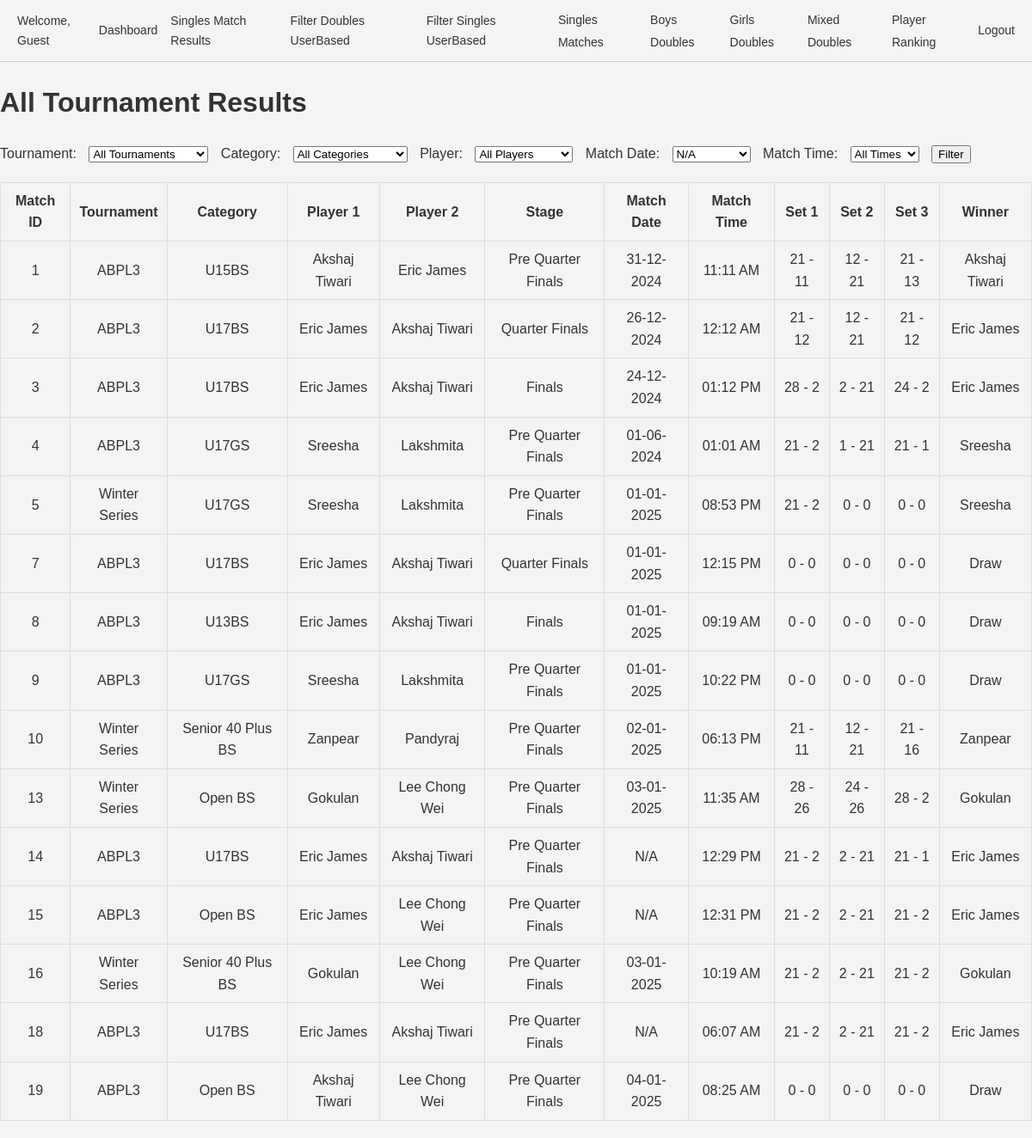
Before: /results_singles.php with the older database file.
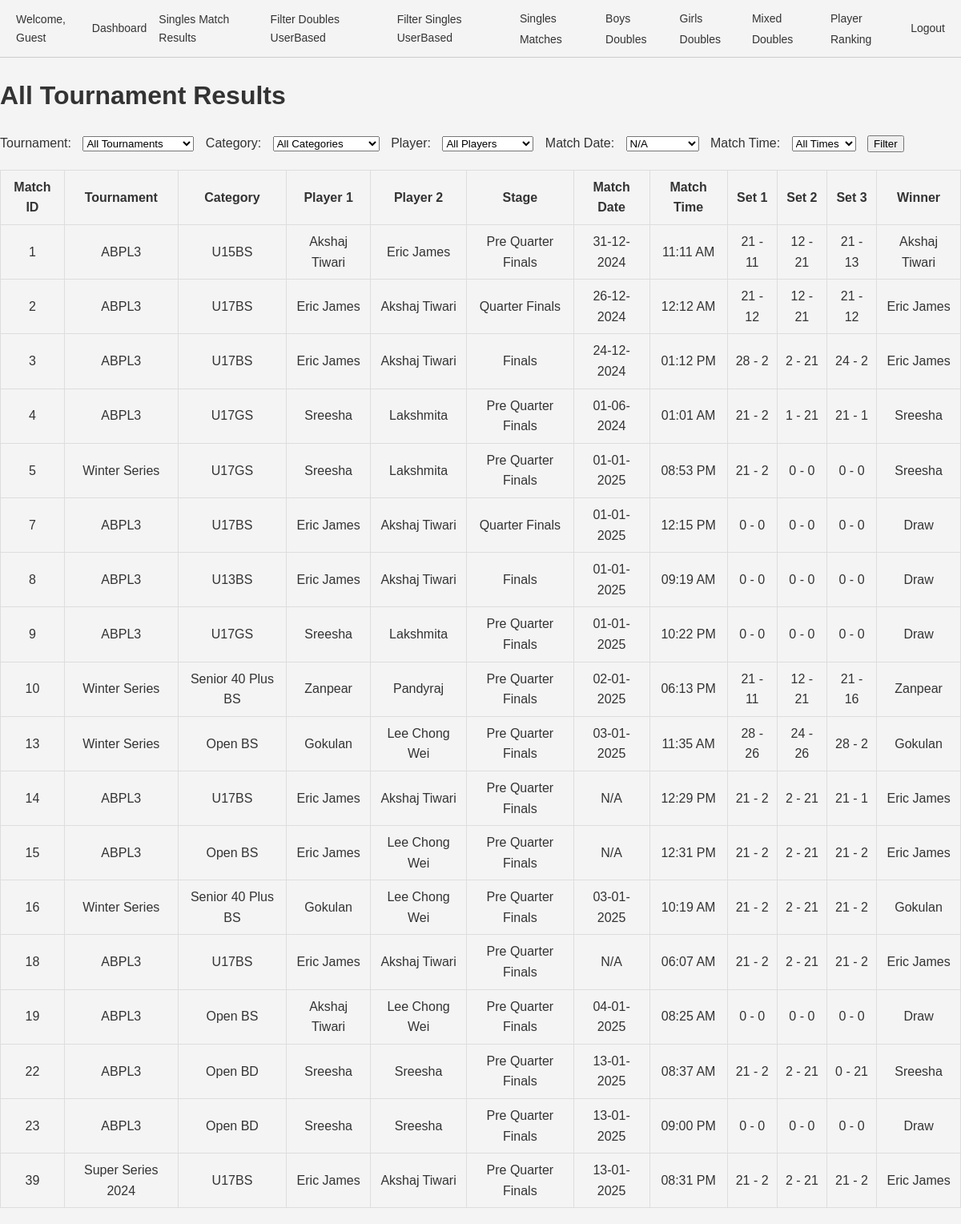
After: the same page with the newer database file.
### tables this page shows
CREATE TABLE `matches` (
  `id` int(11) NOT NULL,
  `tournament_id` int(11) NOT NULL,
  `category_id` int(11) NOT NULL,
  `pool` enum('A','B') DEFAULT NULL,
  `player1_id` int(11) DEFAULT NULL,
  `player2_id` int(11) DEFAULT NULL,
  `pre_quarter` tinyint(1) DEFAULT 0,
  `quarter` tinyint(1) DEFAULT 0,
  `semi` tinyint(1) DEFAULT 0,
  `final` tinyint(1) DEFAULT 0,
  `set1_player1_points` int(11) DEFAULT 0,
  `set1_player2_points` int(11) DEFAULT 0,
  `set2_player1_points` int(11) DEFAULT 0,
  `set2_player2_points` int(11) DEFAULT 0,
  `set3_player1_points` int(11) DEFAULT 0,
  `set3_player2_points` int(11) DEFAULT 0,
  `created_by` int(11) DEFAULT NULL,
  `stage` varchar(22) NOT NULL,
  `match_date` date DEFAULT NULL,
  `match_time` varchar(255) NOT NULL,
  `date` date DEFAULT NULL,
  `team1_player1_id` int(11) NOT NULL DEFAULT 0,
  `team1_player2_id` int(11) NOT NULL DEFAULT 0,
  `team2_player1_id` int(11) DEFAULT 0,
  `team2_player2_id` int(11) DEFAULT 0,
  `set1_team1_points` int(11) NOT NULL DEFAULT 0,
  `set1_team2_points` int(11) DEFAULT 0,
  `set2_team1_points` int(11) DEFAULT 0,
  `set2_team2_points` int(11) DEFAULT 0,
  `set3_team1_points` int(11) DEFAULT 0,
  `set3_team2_points` int(11) DEFAULT 0,
  `player3_id` int(11) DEFAULT NULL,
  `player4_id` int(11) DEFAULT NULL,
  `deleted_at` datetime DEFAULT NULL
);

CREATE TABLE `tournaments` (
  `id` int(11) NOT NULL,
  `name` varchar(255) NOT NULL,
  `created_by` int(11) DEFAULT NULL,
  `year` int(11) NOT NULL DEFAULT year(curdate()),
  `moderated_by` int(11) DEFAULT NULL
);

CREATE TABLE `categories` (
  `id` int(11) NOT NULL,
  `name` varchar(255) NOT NULL,
  `created_by` int(11) NOT NULL,
  `age_group` varchar(255) DEFAULT NULL,
  `sex` varchar(10) DEFAULT NULL,
  `type` enum('singles','doubles','mixed doubles') DEFAULT 'singles',
  `tournament_id` int(11) NOT NULL
);

CREATE TABLE `players` (
  `id` int(11) NOT NULL,
  `name` varchar(255) NOT NULL,
  `dob` date NOT NULL,
  `age` int(11) NOT NULL,
  `base_price` decimal(10,2) NOT NULL DEFAULT 0.00,
  `sex` enum('M','F') NOT NULL,
  `uid` varchar(100) NOT NULL,
  `created_by` int(11) DEFAULT NULL,
  `updated_at` timestamp NULL DEFAULT current_timestamp() ON UPDATE current_timestamp(),
  `category_id` int(11) DEFAULT 1,
  `auction_status` enum('not_started','ongoing','completed') DEFAULT 'not_started',
  `bid_start_time` datetime DEFAULT NULL,
  `bid_end_time` datetime DEFAULT NULL,
  `bidding_status` enum('active','closed') DEFAULT 'closed',
  `max_bid_price` decimal(10,2) DEFAULT NULL
);

### results_singles.php (the view, shortened to what this page needs)
<?php
include 'header.php';
require_once 'conn.php';
$conn = new mysqli($servername, $username, $password, $dbname);
$match_date = $_GET['match_date'] ?? '';
$dates = $conn->query("SELECT DISTINCT match_date FROM matches ORDER BY match_date");
$query = "
    SELECT
        m.id AS match_id,
        t.name AS tournament_name,
        c.name AS category_name,
        p1.name AS player1_name,
        p2.name AS player2_name,
        m.stage,
        m.match_date,
        m.match_time,
        m.set1_player1_points,
        m.set1_player2_points,
        m.set2_player1_points,
        m.set2_player2_points,
        m.set3_player1_points,
        m.set3_player2_points
    FROM matches m
    INNER JOIN tournaments t ON m.tournament_id = t.id
    INNER JOIN categories c ON m.category_id = c.id
    INNER JOIN players p1 ON m.player1_id = p1.id
    INNER JOIN players p2 ON m.player2_id = p2.id
    WHERE 1=1
";
$query .= " ORDER BY m.id";
$result = $conn->query($query);
?>
<!DOCTYPE html>
<html lang="en">
<head>
</head>
<body>
    <h1>All Tournament Results</h1>
    <form method="get">
        <label for="tournament_id">Tournament:</label>
        <select name="tournament_id" id="tournament_id">
            <option value="">All Tournaments</option>
        </select>
        <label for="category_id">Category:</label>
        <select name="category_id" id="category_id">
            <option value="">All Categories</option>
        </select>
        <label for="player_id">Player:</label>
        <select name="player_id" id="player_id">
            <option value="">All Players</option>
        </select>
        <label for="match_date">Match Date:</label>
        <select name="match_date" id="match_date">
            <?php while ($row = $dates->fetch_assoc()): ?>
                <option value="<?= $row['match_date'] ?>" <?= $match_date == $row['match_date'] ? 'selected' : '' ?>>
                    <?= $row['match_date'] ? date("d-m-Y", strtotime($row['match_date'])) : 'N/A' ?>
                </option>
            <?php endwhile; ?>
        </select>
        <label for="datetime">Match Time:</label>
        <select name="datetime" id="datetime">
            <option value="">All Times</option>
        </select>
        <button type="submit">Filter</button>
    </form>
    <?php if ($result->num_rows > 0): ?>
        <table>
            <tr>
                <th>Match ID</th>
                <th>Tournament</th>
                <th>Category</th>
                <th>Player 1</th>
                <th>Player 2</th>
                <th>Stage</th>
                <th>Match Date</th>
                <th>Match Time</th>
                <th>Set 1</th>
                <th>Set 2</th>
                <th>Set 3</th>
                <th>Winner</th>
            </tr>
            <?php while ($row = $result->fetch_assoc()):
                $p1_total = $row['set1_player1_points'] + $row['set2_player1_points'] + $row['set3_player1_points'];
                $p2_total = $row['set1_player2_points'] + $row['set2_player2_points'] + $row['set3_player2_points'];
                $winner = $p1_total > $p2_total ? $row['player1_name'] : ($p1_total < $p2_total ? $row['player2_name'] : 'Draw');
            ?>
                <tr>
                    <td><?= $row['match_id'] ?></td>
                    <td><?= $row['tournament_name'] ?></td>
                    <td><?= $row['category_name'] ?></td>
                    <td><?= $row['player1_name'] ?></td>
                    <td><?= $row['player2_name'] ?></td>
                    <td><?= $row['stage'] ?></td>
                    <td><?= $row['match_date'] ? date("d-m-Y", strtotime($row['match_date'])) : 'N/A' ?></td>
                    <td><?= $row['match_time'] ? date("h:i A", strtotime($row['match_time'])) : 'N/A' ?></td>
                    <td><?= $row['set1_player1_points'] ?> - <?= $row['set1_player2_points'] ?></td>
                    <td><?= $row['set2_player1_points'] ?> - <?= $row['set2_player2_points'] ?></td>
                    <td><?= $row['set3_player1_points'] ?> - <?= $row['set3_player2_points'] ?></td>
                    <td><?= $winner ?></td>
                </tr>
            <?php endwhile; ?>
        </table>
    <?php else: ?>
        <p>No matches found for the selected filters.</p>
    <?php endif; ?>
</body>
</html>

Changed rows visible on the page:
now on this page (row edited): matches: id "22", tournament.name "ABPL3", category.name "Open BD", player1.name "Sreesha", stage "Pre Quarter Finals", match_date "13-01-2025", match_time "08:37 AM", set1_player1_points "21", set1_player2_points "2", set2_player1_points "2", set2_player2_points "21", set3_player1_points "0", set3_player2_points "21"
now on this page (row edited): matches: id "23", tournament.name "ABPL3", category.name "Open BD", player1.name "Sreesha", stage "Pre Quarter Finals", match_date "13-01-2025", match_time "09:00 PM", set1_player1_points "0", set1_player2_points "0", set2_player1_points "0", set2_player2_points "0", set3_player1_points "0", set3_player2_points "0", winner "Draw"
added matches: id "39", tournament.name "Super Series 2024", category.name "U17BS", player1.name "Eric James", player2.name "Akshaj Tiwari", stage "Pre Quarter Finals", match_date "13-01-2025", match_time "08:31 PM", set1_player1_points "21", set1_player2_points "2", set2_player1_points "2", set2_player2_points "21", set3_player1_points "21", set3_player2_points "2"
